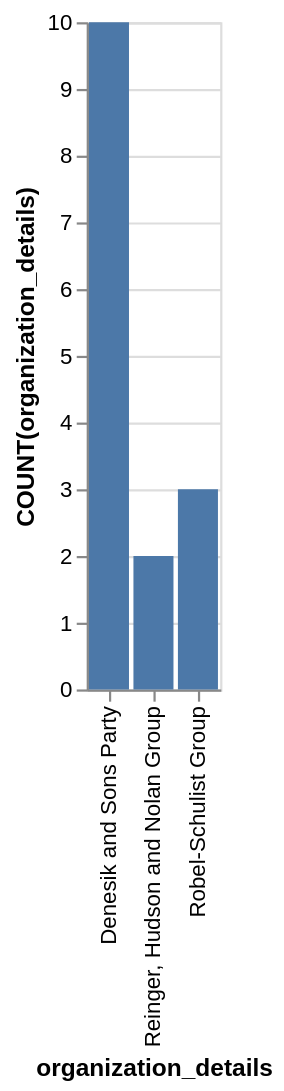

Vega-Lite specification for this chart:
### Vega-Lite specification from a JSON file in a GitHub repository (floating-point values rounded to 4 significant figures)
{"data": {"values": [{"x_data": "Denesik and Sons Party", "y_data": 10}, {"x_data": "Reinger, Hudson and Nolan Group", "y_data": 2}, {"x_data": "Robel-Schulist Group", "y_data": 3}]}, "mark": "bar", "encoding": {"x": {"field": "x_data", "type": "nominal", "title": "organization_details", "sort": "ascending"}, "y": {"field": "y_data", "type": "quantitative", "title": "COUNT(organization_details)"}}}
